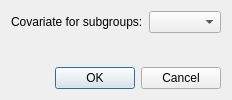
<?xml version="1.0" encoding="UTF-8"?>
<ui version="4.0">
 <class>cov_subgroup_dialog</class>
 <widget class="QDialog" name="cov_subgroup_dialog">
  <property name="geometry"><rect><x>0</x><y>0</y><width>0</width><height>0</height></rect></property>
  <property name="windowIcon">
   <iconset resource="../images/icons.qrc">
    <normaloff>:/misc/meta.png</normaloff>:/misc/meta.png</iconset>
  </property>
  <property name="windowTitle">
   <string>Select Covariate</string>
  </property>
  <layout class="QVBoxLayout" name="verticalLayout">
   <item><layout class="QFormLayout" name="formLayout">
    <property name="fieldGrowthPolicy"><enum>QFormLayout::AllNonFixedFieldsGrow</enum></property>
    <item row="0" column="0"><widget class="QLabel" name="label">
     <property name="text"><string>Covariate for subgroups:</string></property>
     <property name="buddy"><cstring>cov_subgroup_cbo_box</cstring></property>
    </widget></item>
    <item row="0" column="1"><widget class="AdaptiveComboBox" name="cov_subgroup_cbo_box"/></item>
   </layout></item>
   <item><widget class="QDialogButtonBox" name="buttonBox">
   <property name="orientation">
    <enum>Qt::Horizontal</enum>
   </property>
   <property name="standardButtons">
    <set>QDialogButtonBox::Cancel|QDialogButtonBox::Ok</set>
   </property>
   </widget></item>
  </layout>
 </widget>
 <customwidgets>
  <customwidget>
   <class>AdaptiveComboBox</class>
   <extends>QComboBox</extends>
   <header>adaptive_controls</header>
  </customwidget>
 </customwidgets>
 <resources/>
 <connections/>
</ui>
